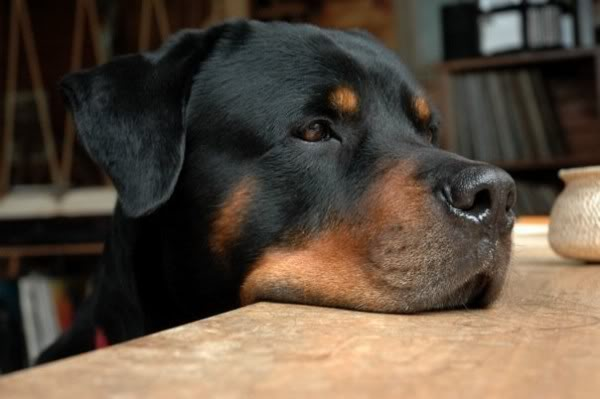
#> input picture Assignment-04/rgb_dog.jpg, 600 x 399 px, found by its file name
$ jupyter execute svd.ipynb
#> lines starting #> are read from the running program, lines starting #| are printed output that depends on the picture
# Mount Drive

[cell 1]
from google.colab import drive
drive.mount('/content/drive')

# import libraries

[cell 2]
import numpy as np
import pandas as pd
import matplotlib.pyplot as plt
import seaborn as sns
from numpy.linalg import svd
from skimage.io import imread

# SVD for Image Compression - Black and white image

[cell 3]
# Import the image
img = imread('/content/drive/MyDrive/ML/computational data mining/تمرین چهارم/rgb_dog.jpg', as_gray=True)
#> img: shape (399, 600) float64; min 0, max 0.997, mean 0.311

# Image size
x, y = img.shape
#> x = 399; y = 600

plt.imshow(img, cmap="gray")
plt.axis('off')
plt.show()

[cell 4]
print(type(img))
#| <class 'numpy.ndarray'>

[cell 5]
print(np.shape(img))
#| (399, 600)

[cell 6]
# SVD decomposition
U, s, VT = svd(img, full_matrices=False)
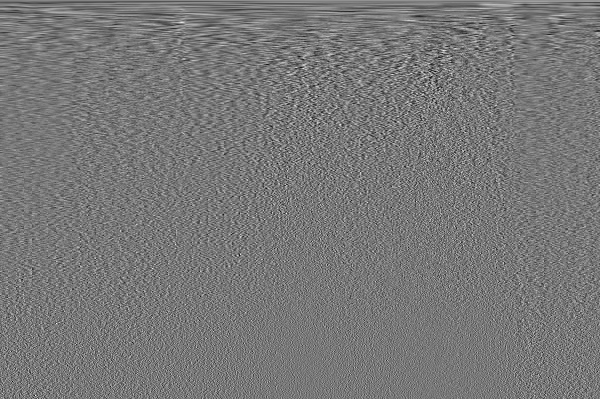
#> VT: shape (399, 600) float64; min -0.221, max 0.248, mean 6.19e-05; drawn with min black and max white
#> s = 399 values, max 183.2 at index 0, min 0.00898 at index 398, mean 1.51

print('Total singular values: {}.'.format(len(s)))
#| Total singular values: 399.

[cell 7]
for r in 2, 5, 10, 25, 50:
    # r is the number of singular values used

    # Restoring the image
    img_reduce = U[:, :r] @ np.diag(s[:r]) @ VT[:r, :]

    plt.imshow(img_reduce, cmap="gray")
    plt.axis('off')
    #plt.title('r = ' + str(r) + ', Memory space {:.2%}'.format((x + y + 1) * r / (x * y)))
    plt.title('r = ' + str(r) +
              ', Memory space {:.2%}'.format((x + y + 1) * r / (x * y)) + ', Memory saved {:.2%}'.format(1 - ((x + y + 1) * r / (x * y))))
    plt.show()

[cell 8]
fig, ax = plt.subplots()

ax.semilogy(s)
ax.grid()
plt.title('Singular Values')
ax.set_xlabel('Number of singular value')
ax.set_ylabel('singular value')

plt.show()
#> figure, not shown here; curve peaks at x = 0, y = 183.2

[cell 9]
fig, ax = plt.subplots()

ax.plot(np.cumsum(s**2) / np.sum(s**2))
ax.grid()
plt.title('Share of information saved')
ax.set_xlabel('r')

plt.show()
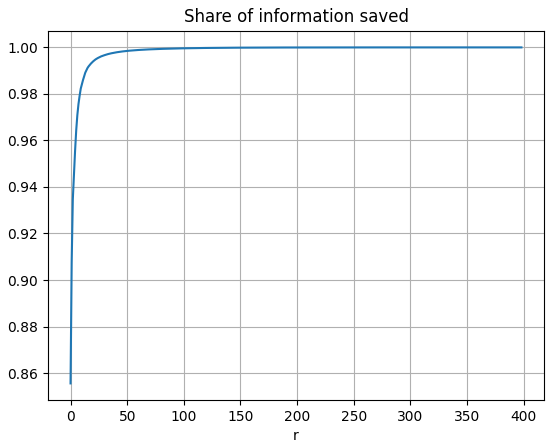
#> figure drawn by matplotlib, 1 panel; curve peaks at x = 398, y = 1

[cell 10]
var_explained = np.round(s**2/np.sum(s**2), decimals=6)
#> var_explained = 399 values, max 0.856 at index 0, min 0 at index 222, mean 0.00251

# Variance explained top Singular vectors
print(f'variance Explained by Top 20 singular values:\n{var_explained[0:20]}')
#| variance Explained by Top 20 singular values:
#| [8.55552e-01 5.19420e-02 2.71590e-02 1.09570e-02 9.94200e-03 8.78500e-03
#|  6.54200e-03 4.75500e-03 3.54400e-03 3.09100e-03 1.87300e-03 1.82600e-03
#|  1.65800e-03 1.51300e-03 1.06900e-03 9.68000e-04 7.07000e-04 6.12000e-04
#|  5.64000e-04 5.06000e-04]

sns.barplot(x=list(range(1, 21)),
            y=var_explained[0:20], color="dodgerblue")

plt.title('Variance Explained Graph')
plt.xlabel('Singular Vector', fontsize=16)
plt.ylabel('Variance Explained', fontsize=16)
plt.tight_layout()
plt.show()
#> figure, not shown here; tallest bar 0.856 high, from x = -0.4 to 0.4

# SVD for Image Compression - Color image

[cell 11]
# Import the image
img_rgb = imread('/content/drive/MyDrive/ML/computational data mining/تمرین چهارم/rgb_dog.jpg')

plt.imshow(img_rgb)
plt.axis('off')
plt.show()

[cell 12]
# Split the picture into Red, Green and Blue
img_r = img_rgb[:, :, 0]
img_g = img_rgb[:, :, 1]
img_b = img_rgb[:, :, 2]
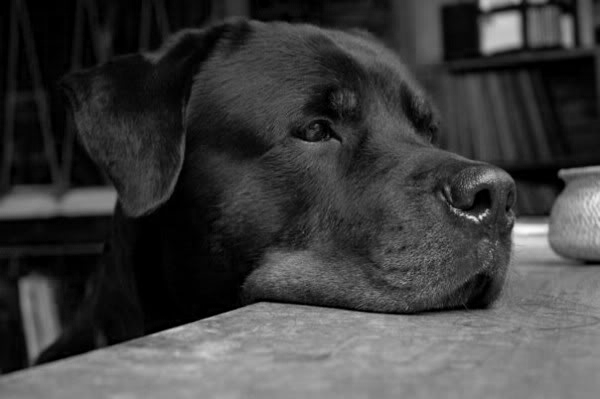
#> img_b: shape (399, 600); min 0, max 251, mean 63.6

# Picture the data obtained
fig, axes = plt.subplots(1, 3)

axes[0].imshow(img_r, cmap="Reds_r")
axes[0].axis('off')
axes[0].set_title('Red')

axes[1].imshow(img_g, cmap="Greens_r")
axes[1].axis('off')
axes[1].set_title('Green')

axes[2].imshow(img_b, cmap="Blues_r")
axes[2].axis('off')
axes[2].set_title('Blue')

fig.set_figwidth(12)
fig.set_figheight(6)

plt.show()

[cell 13]
# SVD decomposition for Red, Green and Blue
U_r, s_r, VT_r = svd(img_r, full_matrices=False)
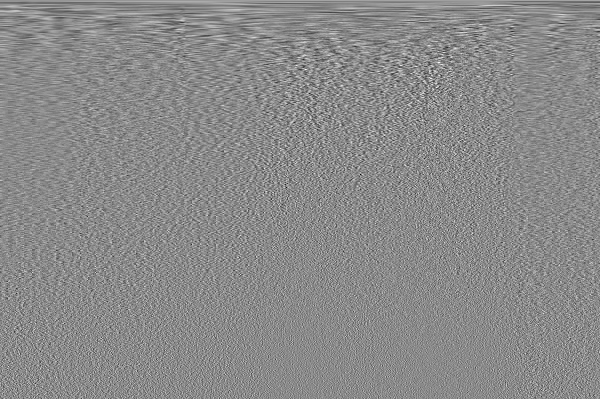
#> VT_r: shape (399, 600) float64; min -0.276, max 0.233, mean 0.000103; drawn with min black and max white
#> s_r = 399 values, max 54641.4 at index 0, min 2.41 at index 398, mean 424.5
U_g, s_g, VT_g = svd(img_g, full_matrices=False)
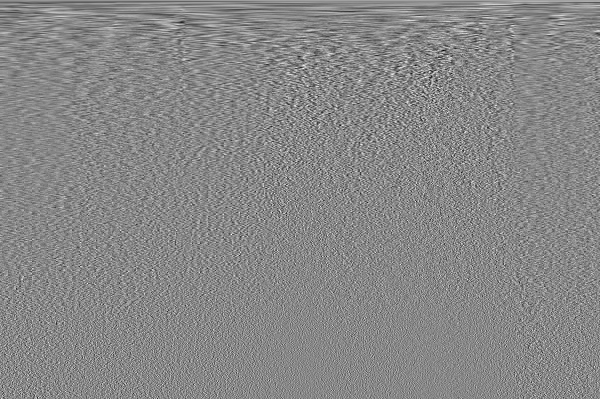
#> VT_g: shape (399, 600) float64; min -0.246, max 0.215, mean 4.97e-05; drawn with min black and max white
#> s_g = 399 values, max 45440.7 at index 0, min 2.39 at index 398, mean 381.5
U_b, s_b, VT_b = svd(img_b, full_matrices=False)
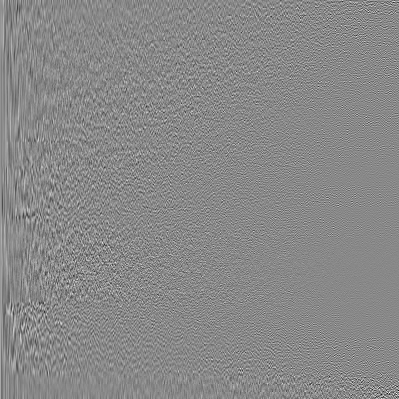
#> U_b: shape (399, 399) float64; min -0.385, max 0.332, mean 0.000152; drawn with min black and max white
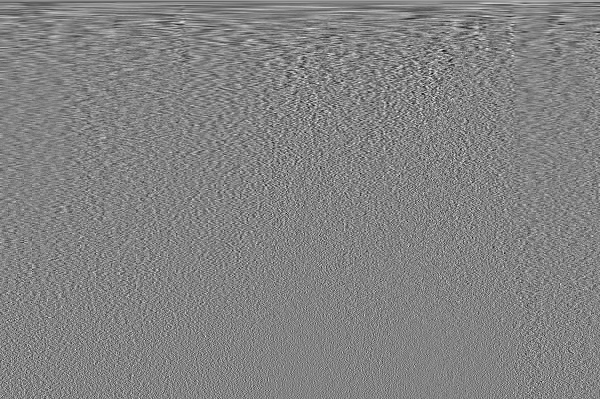
#> VT_b: shape (399, 600) float64; min -0.225, max 0.212, mean 7.13e-05; drawn with min black and max white
#> s_b = 399 values, max 36551.1 at index 0, min 2.46 at index 398, mean 340.9

[cell 14]
for r in 2, 5, 10, 25, 50:
    # r is the number of singular values used

    # Restoring the image
    img_reduce_r = U_r[:, :r] @ np.diag(s_r[:r]) @ VT_r[:r, :]
    img_reduce_g = U_g[:, :r] @ np.diag(s_g[:r]) @ VT_g[:r, :]
    img_reduce_b = U_b[:, :r] @ np.diag(s_b[:r]) @ VT_b[:r, :]

    fig, axes = plt.subplots(1, 4)

    axes[0].imshow(img_reduce_r, cmap="Reds_r")
    axes[0].axis('off')
    axes[0].set_title('r = ' + str(r), rotation="vertical",
                      position=(-.1, .42), fontweight='bold')

    axes[1].imshow(img_reduce_g, cmap="Greens_r")
    axes[1].axis('off')

    axes[2].imshow(img_reduce_b, cmap="Blues_r")
    axes[2].axis('off')

    img_reduce_rgb = np.stack(
        [img_reduce_r, img_reduce_g, img_reduce_b], axis=2)
    # Crop values to the range [0, 255]
    img_reduce_rgb[img_reduce_rgb < 0.] = 0
    img_reduce_rgb[img_reduce_rgb > 255.] = 255

    axes[3].imshow(img_reduce_rgb.astype('uint8'))
    axes[3].axis('off')

    fig.set_figwidth(12)
    fig.set_figheight(6)

    plt.show()
#> this loop made 5 passes
#> pass 1, `img_reduce_b = U_b[:, :r] @ np.diag(s_b[:r]) @ VT_b[:r, :]`:
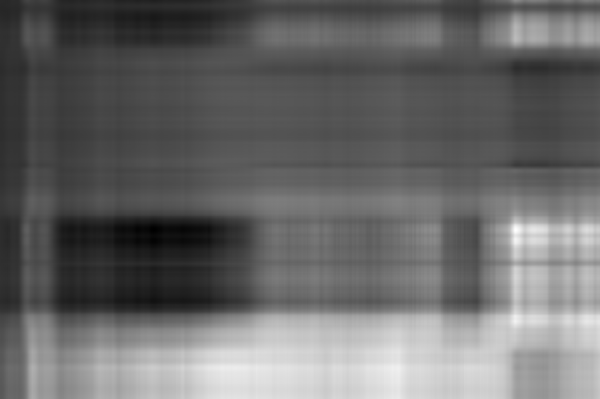
#> img_reduce_b: shape (399, 600) float64; min -25.32, max 189.9, mean 63.8; drawn with min black and max white
#> pass 1, `img_reduce_rgb = np.stack( [img_reduce_r, img_reduce_g, img_reduce_b],..`:
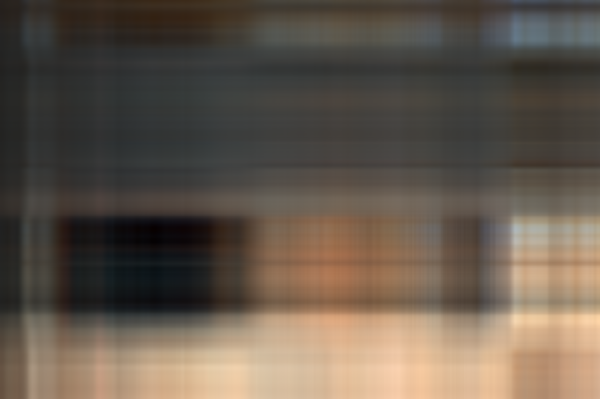
#> img_reduce_rgb: shape (399, 600, 3) float64; mean R, G, B 90.9, 77.6, 63.8; drawn with min black and max white
#> pass 2, `plt.show()`:
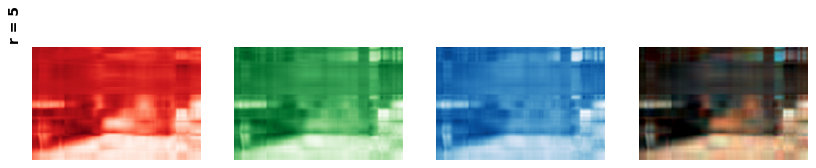
#> figure drawn by matplotlib, 4 panels
